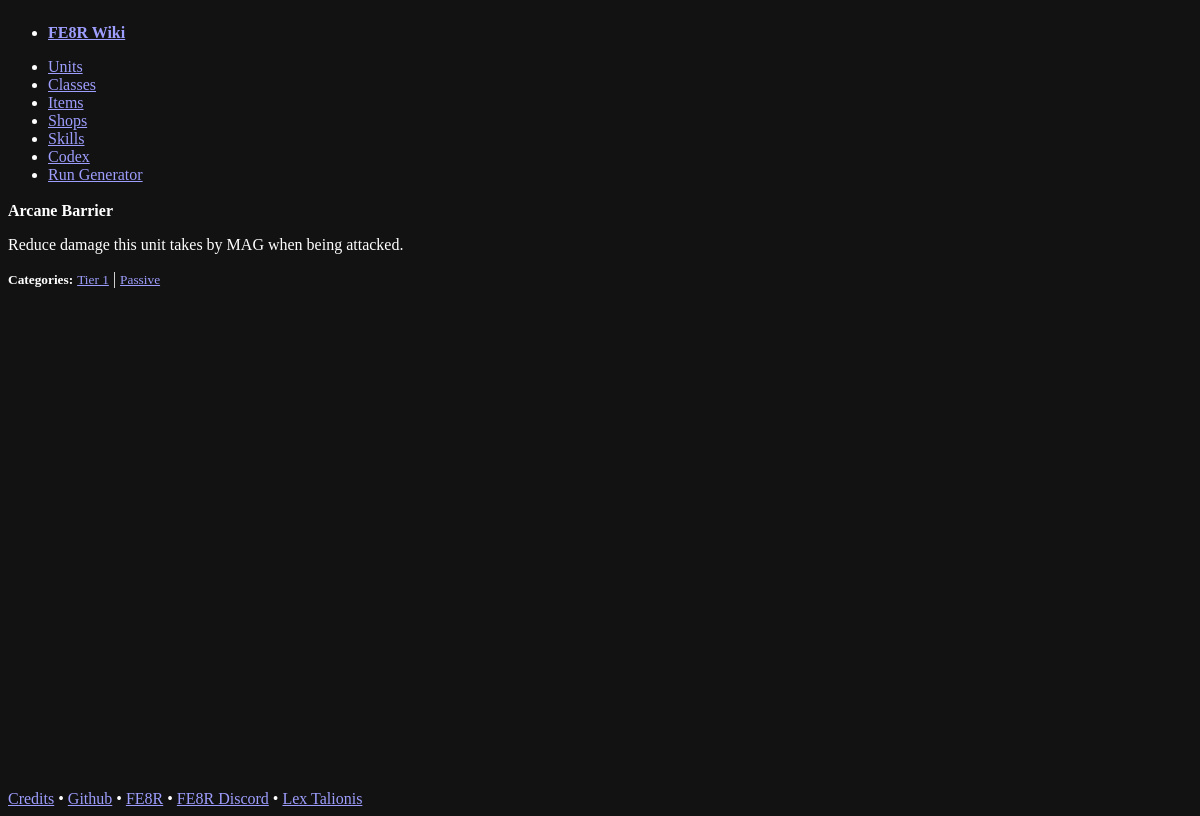
The app's page /skills/Arcane_Barrier_T1 with its own data.
### app/models.py (models this page shows, shortened)
class Skill(db.Model):
    __tablename__ = "skills"
    nid: Mapped[str] = mapped_column(primary_key=True)
    name: Mapped[str]
    desc: Mapped[str]
    icon_class: Mapped[str]
    is_hidden: Mapped[bool]
    categories: Mapped[list["SkillCategory"]] = relationship(
        secondary=skill_category_assoc,
        back_populates="skills",
    )
    unit_associations: Mapped[list["UnitSkillAssociation"]] = relationship(
        back_populates="skill"
    )
    class_associations: Mapped[list["ClassSkillAssociation"]] = relationship(
        back_populates="skill"
    )

class SkillCategory(db.Model):
    __tablename__ = "skill_categories"
    nid: Mapped[str] = mapped_column(primary_key=True)
    name: Mapped[str]
    type: Mapped[str]
    order_key: Mapped[int]
    skills: Mapped[list["Skill"]] = relationship(
        secondary=skill_category_assoc,
        back_populates="categories",
    )

### app/blueprints/skills.py (the view)
@bp.route("/<string:fe_skill_nid>")
def get_fe_skill_sheet(fe_skill_nid="Frightening_Debuff") -> str:
    skill_data = db.get_or_404(Skill, fe_skill_nid)
    return render_template("skill_sheet.html.jinja2", skill_data=skill_data)

### app/templates/skill_sheet.html.jinja2 (shortened to what this page needs)
{% if not request.headers.hx_request %}
{% extends "layout.html.jinja2" %}
{% endif %}
{% block content %}
<article>
    <header>
        <strong>{{ skill_data.name }} <span class="{{ skill_data.icon_class }}"></span></strong>
    </header>
    <p>{{ skill_data.desc }}</p>
    {% if not request.headers.hx_request%}
    <footer>
        {% if skill_data.categories %}
        <strong><small>Categories:</small></strong>
        {% for skill_cat in skill_data.categories|sort(attribute='order_key')%}
        <a href="/skills?selectedCategory={{ skill_cat.nid }}"><small>{{ skill_cat.name }}</small></a>
        {% if not loop.last %}
        |
        {% else %}
        &nbsp;&nbsp;
        {% endif %}
        {% endfor %}
        {% endif %}
    </footer>
    {% endif %}
</article>
{% endblock content %}

### records on screen
Skill: name "Arcane Barrier", desc "Reduce damage this unit takes by MAG when being attacked."
SkillCategory: name "Tier 1"
SkillCategory: name "Passive"
